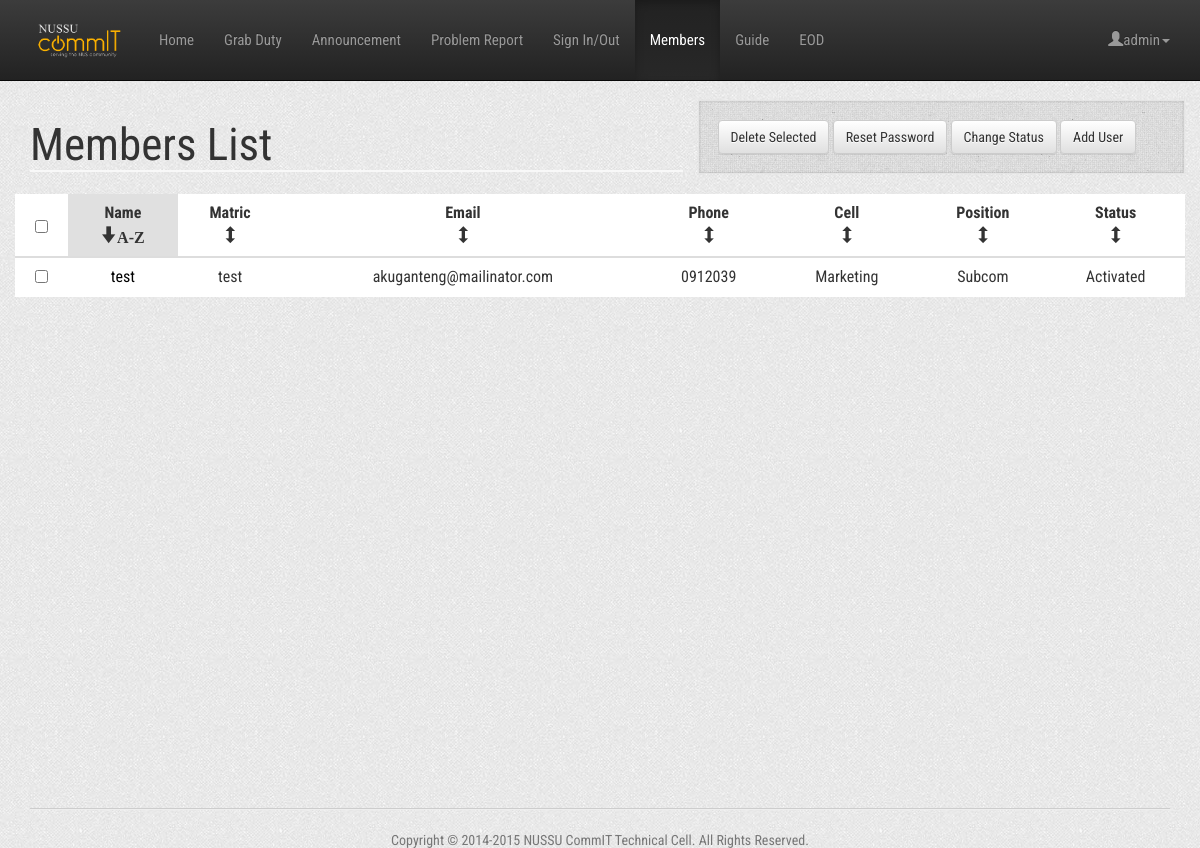
/members?name=test (signed in), run on the app's committed database.
### tables this page shows
CREATE TABLE IF NOT EXISTS `users` (
  `id` int(11) NOT NULL,
  `name` varchar(40) NOT NULL,
  `matric_number` varchar(30) DEFAULT NULL,
  `contact` varchar(30) DEFAULT NULL COMMENT 'phone number',
  `password` varchar(60) NOT NULL,
  `email` varchar(50) NOT NULL DEFAULT '',
  `is_admin` tinyint(1) NOT NULL DEFAULT '0',
  `cell` varchar(24) NOT NULL DEFAULT 'none',
  `position` varchar(24) NOT NULL DEFAULT 'Subcom',
  `new_ann` int(11) NOT NULL DEFAULT '1',
  `status` int(1) NOT NULL DEFAULT '1' COMMENT 'activation status',
  `temp1` int(11) NOT NULL,
  `temp2` int(11) NOT NULL,
  `tracking` varchar(11) NOT NULL DEFAULT '0',
  `duty` int(11) NOT NULL DEFAULT '1',
  `notification` int(11) NOT NULL DEFAULT '0'
);

### Controller/UserController.php (called while the page is built, shortened)
<?php
require_once(dirname(__FILE__).'/../Utils/DBoperation.php');
class UserController {
    private static $instance;
    private $userList;
    private function __construct() {
        $this->userList = new DBOperation("users");
    }
    public static function getInstance() {
        if (!self::$instance) {
            self::$instance = new self();
        }
        return self::$instance;
    }
    public function getAllUser(){
        try{
            $all_users = $this->userList->getQuery('SELECT id, name, matric_number, email, contact, cell, position, status FROM users');
            return $all_users;
        } catch (PDOException $e) {
            echo 'ERROR: ' . $e->getMessage();
        }
    }
    public function isAdmin($userID) {
        $condition = array('id' => $userID);
        $user = $this->userList->get($condition);
        return $user[0]["is_admin"];
    }
}
?>

### Utils/DBoperation.php (called while the page is built, shortened)
<?php
require_once(dirname(__FILE__).'/DBhandler.php');
	Class DBOperation
	{
		private $tableName;
		private static $dbHandler;
		public function DBOperation($tableName)
		{
			$this->tableName = $tableName;
			self::$dbHandler = new DBHandler();
		}
                private function commandiseCondition($condition)
                {
                    $conditionCommand = "";
                    foreach ($condition as $key => $value)
                    {
                        $conditionCommand = $conditionCommand.$key." = \"".$value."\"";
                    }
                    return $conditionCommand;
                }
                public function get($conditions,$sortBy = "")
		{
                    $conditionCommand = $this->commandiseCondition($conditions);
                    $query = "SELECT * FROM ".$this->tableName;
                    if ($conditionCommand != "")
                    {
                        $query = $query." WHERE ".$conditionCommand;
                    }
                    return self::$dbHandler->getQuery($query);
		}
                public function getQuery($query)
                {
                        return self::$dbHandler->getQuery($query);
                }
	};
?>

### Utils/DBhandler.php (called while the page is built, shortened)
<?php
Class DBHandler
{
    private $con;
    public function DBHandler()
    {
        $this->con = mysqli_connect(DB_SERVER,DB_USER,DB_PASS,DB_NAME);
    }
    public function getQuery($query)
    {
        $result = mysqli_query($this->con,$query);
        $data = array();
        $i = 0;
        while ($data[$i++] = mysqli_fetch_array($result));
        unset($data[count($data)-1]);
        return $data;
    }
};
?>

### members.php (the view, shortened to what this page needs)
<?php
    include_once(dirname(__FILE__).'/Controller/UserController.php');
    $user_controller = UserController::getInstance();
    function isTargetedUser($user) {
        $target = $_GET["name"];
        return $user['name'] == $target;
    }
    if (!empty($_GET["name"])) {
        $members = array_filter($user_controller->getAllUser(), 'isTargetedUser');
    } else {
        $members = array_filter($user_controller->getAllUser(), 'isNotHidden');
    }
    $is_admin = $user_controller->isAdmin($_SESSION['user_id']);
?>
<html>
    <head>
        <link href="includes/css/bootstrap.min.css" rel="stylesheet">
        <link href="includes/css/bootstrap-theme.min.css" rel="stylesheet">
        <link href="includes/css/style.css" rel="stylesheet">
    </head>
    <body>
        <?php include(dirname(__FILE__).'/includes/header.php');?>
        <div class="container">
            <div class="row">
                <?php if ($is_admin) { ?>
                    <form action="members_manage" method="post">
                    <div class="col-sm-7">
                        <h1>Members List</h1>
                    </div>
                    <div class="col-sm-5 well">
                        <button type="submit" name="delete_user" class="btn btn-default" value="delete_user">Delete Selected</button>
                        <button type="submit" name="reset_password" class="btn btn-default" value="reset_password">Reset Password</button>
                        <button type="submit" name="change_status" class="btn btn-default" value="change_status">Change Status</button>
                        <a class="btn btn-default" href="user_add">Add User</a>
                    </div>
                <?php }else{ ?>
                    <div class="col-sm-12">
                        <h1>Members List</h1>
                    </div>
                <?php } ?>
                    <table class="table table-hover" id="members">
                        <thead>
                            <tr>
                                <?php if($is_admin){?><th class="text-center sorter-false"><input id="0" type="checkbox" onClick="checkAll()"></th><?php } ?>
                                <th class="text-center">Name</th>
                                <th class="text-center">Matric</th>
                                <th class="text-center">Email</th>
                                <th class="text-center">Phone</th>
                                <th class="text-center">Cell</th>
                                <th class="text-center">Position</th>
                                <?php if($is_admin) { ?><th class="text-center">Status</th><?php } ?>
                            </tr>
                        </thead>
                        <tbody>
                            <?php
                                $cnt = 0;
                                foreach($members as $row){
                                    $cnt++;
                                    echo '<tr>';
                                    if($is_admin){
                                        echo "<td><input id=".$cnt." name='users[]' type='checkbox' value=".$row['id']."></td>";
                                    }
                                    if($is_admin) echo "<td><a href='user.php?id={$row['id']}'>".$row['name']."</a></td>";
                                    else echo '<td>'.$row['name'].'</td>';
                                    echo '<td>'.$row['matric_number'].'</td>';
                                    echo '<td>'.$row['email'].'</td>';
                                    echo '<td>'.$row['contact'].'</td>';
                                    echo '<td>'.$row['cell'].'</td>';
                                    echo '<td>'.$row['position'].'</td>';
                                    if($is_admin) {
                                        if($row['status'] == 1) echo "<td>Activated</td>";
                                        else echo "<td>Deactivated</td>";
                                    }
                                    echo '</tr>';
                                }
                            ?>
                        </tbody>
                    </table>
                    <?php if ($is_admin) { ?>
                    </form>
                    <?php } ?>
            </div>
        </div>
        <?php include(dirname(__FILE__).'/includes/footer.php');?>
    </body>
</html>

### includes/css/style.css (style rules this page uses)
html { position: relative; min-height: 100%; }
body { margin-bottom: 60px; background: url(../img/bg.png); }
.table { background-color: white; }
a { color:black; }
td { text-align: center; }
h1, h2 { font-family: 'Roboto Condensed', sans-serif; font-size:45px; font-weight:400; color:#333333; }
h1 { border-bottom: 2px solid #f8f8f8; }
th.unsorted::after { content:"\E119"; font-family:"Glyphicons Halflings"; }
th.sorter-false::after { content:none; }
th.ascending { background-color: #e0e0e0; }
th.ascending::after { content:"\E094 A-Z"; font-family:"Glyphicons Halflings"; }
.table > thead > tr > th, .table > tbody > tr > th, .table > tfoot > tr > th, .table > thead > tr > td, .table > tbody > tr > td, .table > tfoot > tr > td { padding: 8px; line-height: 1.42857143; vertical-align: top; border-top: 1px solid gray; }
.tablesorter > thead > tr > th { vertical-align: middle; }

### data on the page
users: name "test", matric_number "test", email "akuganteng@mailinator.com", contact "0912039", cell "Marketing", position "Subcom", status "Activated"

### other printed values
$_SESSION['user_name'] "admin"
